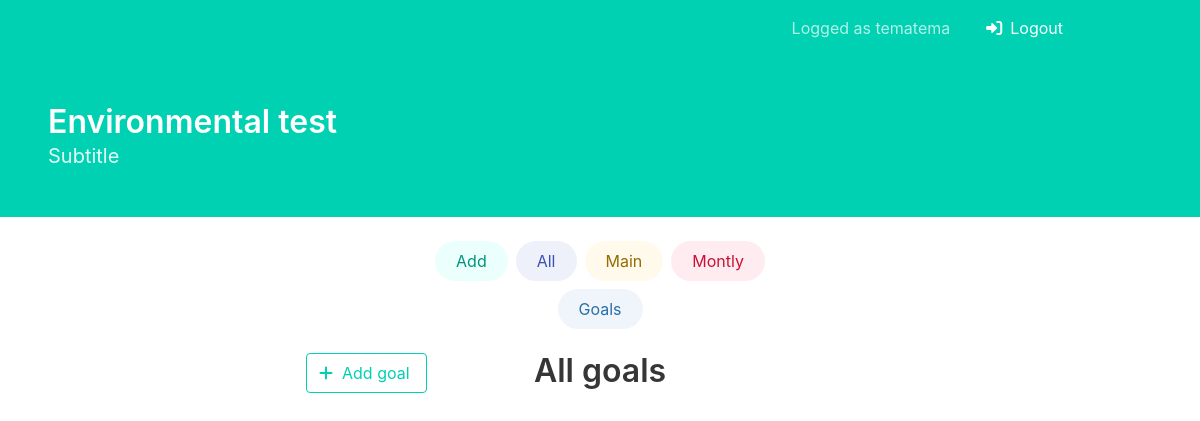
/goals/ (signed in), run on an earlier commit of the app's database.
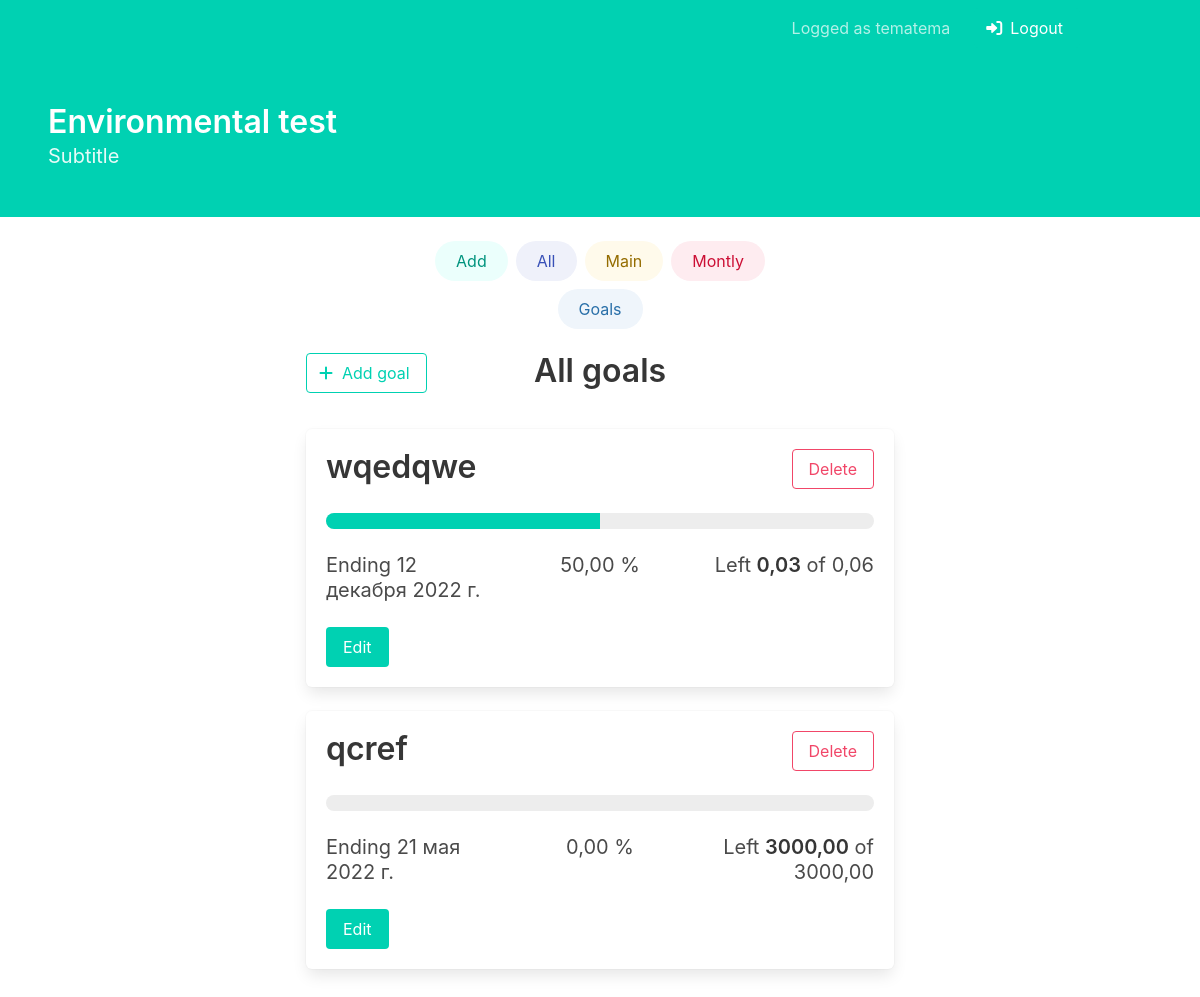
And on a later commit of the database.
### goals/models.py (models this page shows, shortened)
class Goals(models.Model):
    name = models.CharField(max_length=50)
    current_date = models.DateField(default=timezone.now)
    current_value = models.DecimalField(max_digits=13, decimal_places=2, default=Decimal(00.00))
    current_percent = models.DecimalField(max_digits=4, decimal_places=2, default=Decimal(00.00))
    goal_date = models.DateField()
    goal_value = models.DecimalField(max_digits=13, decimal_places=2)
    def left(self):
        return self.goal_value - self.current_value

### goals/views.py (the view)
# urls.py: path('', views.view_all_goals, name='view_all_goals'),
@login_required
def view_all_goals(request):
    all_goals = Goals.objects.all()
    return render(request, 'all_goals.html', {'date': CURRENT_DATE,
                                              'goals': all_goals})

### goals/templates/all_goals.html (shortened to what this page needs)
{% extends 'base.html' %}
{% block content %}
    <div class="columns">
        <div class="column">
            <form method="get" action={% url 'add_goal' %}>
                <button class="button is-primary is-outlined">
                    <span class="icon">
                        <i class="fa-solid fa-plus"></i>
                    </span>
                    <span>Add goal</span>
                </button>
            </form>
        </div>
        <div class="column has-text-centered">
            <h1 class="title">All goals</h1>
        </div>
        <div class="column">
        </div>
    </div>
    {% for goal in goals %}
        <div class="box">
            <div class="columns">
                <div class="column">
                    <div class="field">
                        <h1 class="title">
                            {{ goal.name }}
                        </h1>
                    </div>
                </div>
                <div class="column" style="text-align:right;">
                    <form method="get" action={% url 'delete_goal' goal.id %}>
                        <button class="button is-danger is-outlined">Delete</button>
                    </form>
                </div>
            </div>
            <progress class="progress is-primary"
                      value="{{ goal.current_percent|floatformat:"2u" }}"
                      max="100"></progress>
            <div class="columns">
                <div class="column">
                    <h2 class="subtitle">Ending {{ goal.goal_date }}</h2>
                </div>
                <div class="column has-text-centered">
                    <h2 class="subtitle">{{ goal.current_percent }} %</h2>
                </div>
                <div class="column" style="text-align:right;">
                    <h2 class="subtitle">
                        Left <strong>{{ goal.left }}</strong> of {{ goal.goal_value }}
                    </h2>
                </div>
            </div>
            <form method="get" action={% url 'view_goal' goal.id %}>
                <button class="button is-primary">Edit</button>
        </div>
    {% endfor %}
{% endblock content %}

### main/templates/base.html (shortened to what this page needs)
{% load static %}
<!DOCTYPE html>
<html>
    <head>
        <link rel="stylesheet"
              href="{% static 'css/bulma/bulma.css' %}"
              type="text/css">
        <link rel="stylesheet" href="{% static 'css/all.css' %}" type="text/css">
    </head>
    <body>
        <div class="block">
            <section class="hero is-primary">
                <div class="hero-head">
                    <nav class="navbar">
                        <div class="container">
                            <div id="navbarMenuHeroA" class="navbar-menu">
                                <div class="navbar-end">
                                    {% if user.is_authenticated %}
                                        <span class="navbar-item">Logged as {{ user }}</span>
                                        <span class="navbar-item">
                                            <form method="get" action={% url 'logout' %}>
                                                <button class="button is-primary">
                                                    <span class="icon">
                                                        <i class="fa-solid fa-right-to-bracket"></i>
                                                    </span>
                                                    <span>Logout</span>
                                                </button>
                                        </span>
                                    {% endif %}
                                </div>
                            </div>
                        </div>
                    </nav>
                </div>
                <div class="hero-body">
                    <p class="title">
                        Environmental test
                    </p>
                    <p class="subtitle">
                        {% block subtitle_hero %}
                            Subtitle
                        {% endblock subtitle_hero %}
                    </p>
                </div>
            </section>
        </div>
        {% block navigation %}
            <div class="columns">
                <div class="column"></div>
                <div class="column is-one-third">
                    <div class="buttons is-centered">
                        <form method="get" action={% url 'add_expense' %}>
                            <button class="button is-primary is-light is-rounded">Add</button>
                        </form>
                        <form method="get" action={% url 'view_all_expenses' %}>
                            <button class="button is-link is-light is-rounded">All</button>
                        <form method="get" action={% url 'index' %}>
                            <button class="button is-warning is-light is-rounded">Main</button>
                        <form method="get" action={% url 'view_month' date.year date.month %}>
                            <button class="button is-danger is-light is-rounded">Montly</button>
                        </form>
                        <form method="get" action={% url 'view_all_goals' %}>
                            <button class="button is-info is-light is-rounded">Goals</button>
                    </div>
                </div>
                <div class="column"></div>
            </div>
    {% endblock navigation %}
    <div class="columns is-mobile">
        <div class="column"></div>
        <div class="column is-three-quarters-mobile is-half-desktop">
            {% block content %}
            {% endblock content %}
        </div>
        <div class="column"></div>
    </div>
</body>
</html>

What changed in the data, as far as the page shows it:
added Goals: name "wqedqwe", goal_date "12 декабря 2022 г.", current_percent "50,00", left "0,03", goal_value "0,06"
added Goals: name "qcref", goal_date "21 мая 2022 г.", current_percent "0,00", left "3000,00", goal_value "3000,00"
